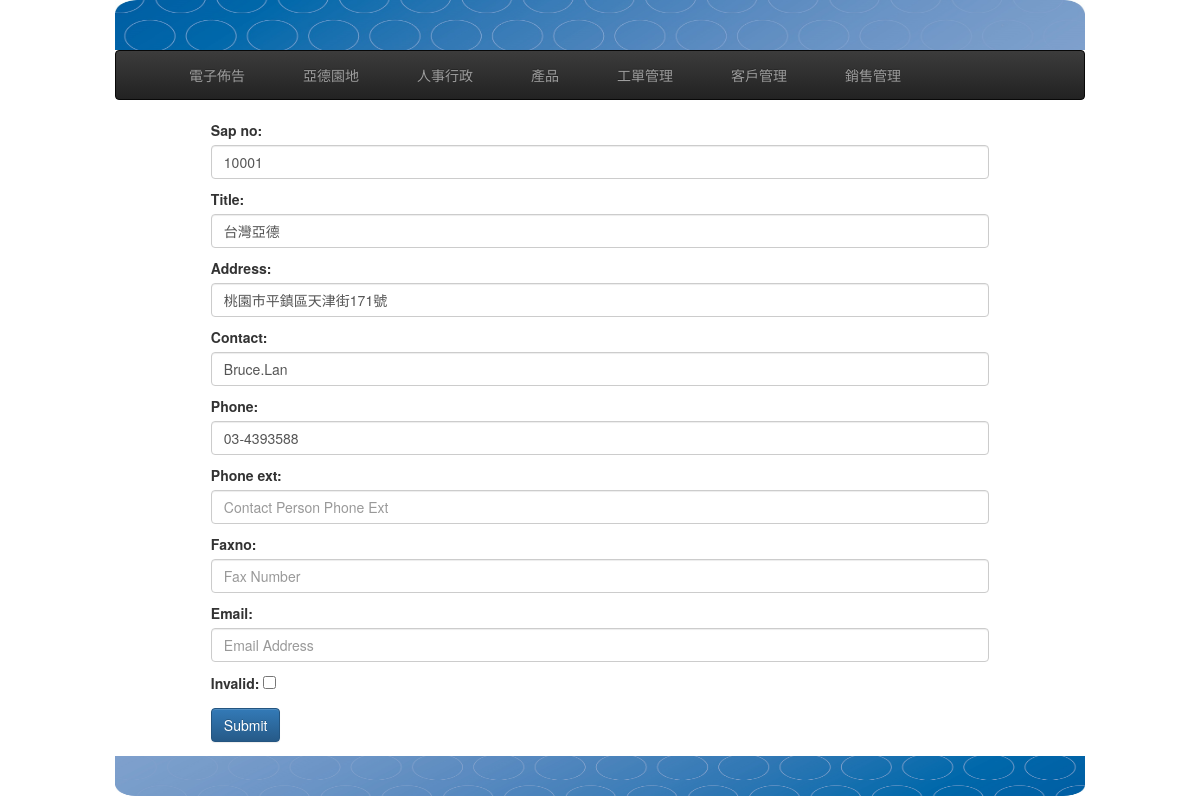
The app's page /customers/10001/edit/, older data.
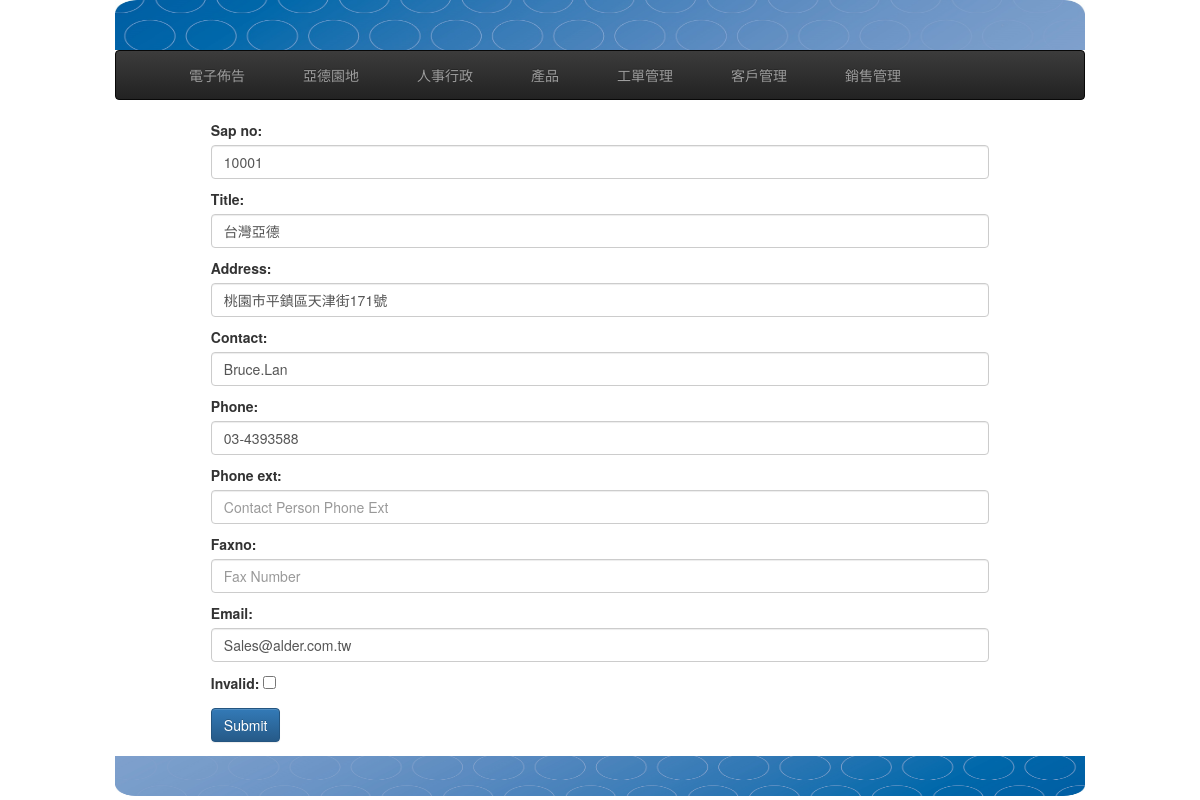
The same page, newer data.
### customers/models.py (models this page shows, shortened)
class Customer(models.Model):
    sap_no = models.CharField(primary_key=True, max_length=18) # SAP客尸編號 -9223372036854775808 to 9223372036854775807
    title = models.CharField(max_length=36, null=False, blank=False)
    address = models.CharField(max_length=100, null=True, blank=True)
    contact = models.CharField(max_length=100, null=True, blank=True)
    phone = models.CharField(max_length=100, null=True, blank=True)
    phone_ext = models.CharField(max_length=100, null=True, blank=True)
    faxno = models.CharField(max_length=100, null=True, blank=True)
    email = models.EmailField(max_length=100, null=True, blank=True)
    invalid = models.BooleanField(default=False)#作廢
    create_at = models.DateTimeField(auto_now_add=True, auto_now =False)
    modify = models.DateTimeField(auto_now_add=False, auto_now =True)

### customers/views.py (the view)
# urls.py: url(r'^(?P<pk>\d+)/edit/$', views.CustmerUpdate.as_view( template_name = 'customers/customer_form.html' ), name="edit" ),
class CustmerUpdate(UpdateView):
    model = Customer
    form_class = forms.CustomerUpdateForm
    success_url = reverse_lazy('customers:list') #因為不會回到該項資料的Detail, 所以先回到List吧

### templates/customers/customer_form.html
{% extends "base.html" %}
{% block content  %}
<div class="col-sm-8 col-md-10 col-sm-offset-1 col-md-offset-1" >
  <form action='' method="POST"  enctype="multipart/form-data" >{% csrf_token %}
    {{ form.as_p }}
  <input type="submit" class="btn btn-primary" value="Submit"/>
  </form>
</div>
{% endblock content %}

Row changes from the older to the newer data that the page shows:
changed Customer "台灣亞德": email (not shown) → "Sales@alder.com.tw"
